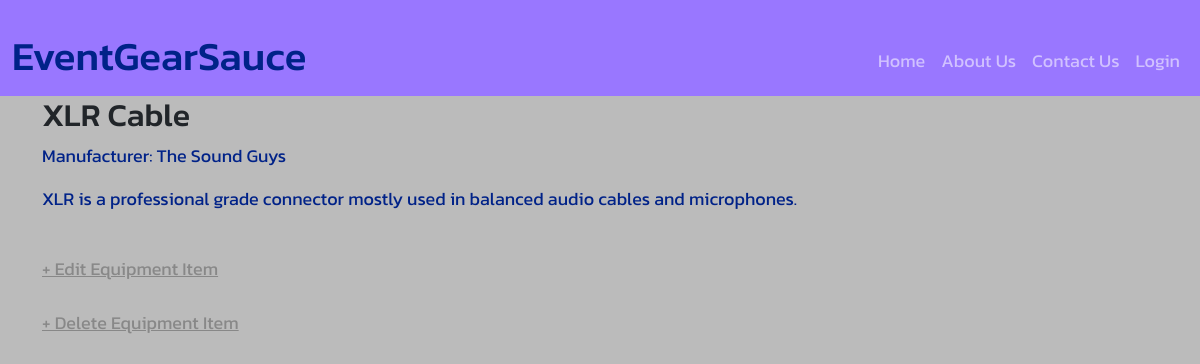
/equipment_stock_detail/2, run on the app's committed database.
### mainPages/models.py (models this page shows, shortened)
class EquipmentStock(models.Model):
    manufacturer = models.CharField(max_length=50)
    model_name = models.CharField(max_length=100)
    description = models.CharField(max_length=100, default=None)
    serial_number = models.CharField(max_length=13)
    amount_available = models.IntegerField(default=0)

### mainPages/views.py (the view)
class EquipmentStockDetailView(DetailView):
    model = EquipmentStock
    template_name = "equipment_stock_detail.html"

### templates/equipment_stock_detail.html
{% extends "base.html"%}
{% block content %}
<div class="">
    <h2>{{ object.model_name }}</h2>
    <p>Manufacturer:&nbsp{{ object.manufacturer }}</p>
    <p>{{ object.description }}</p>
</div>
<br />
<div>
    <a href="{% url 'equipment_stock_edit' object.pk %}">+ Edit Equipment Item</a>
</div>
<br />
<div>
    <a href="{% url 'equipment_stock_delete' object.pk %}">+ Delete Equipment Item</a>
</div>
{% endblock content%}

### static/css/base.css (style rules this page uses)
body { font-family: 'Kanit', sans-serif; font-size: 18px; background-color: #bbb; }
a { color: #888; text-align: center; }
p { color: #028; }

### data on the page
EquipmentStock: model_name "XLR Cable", manufacturer "The Sound Guys", description "XLR is a professional grade connector mostly used in balanced audio cables and microphones."
